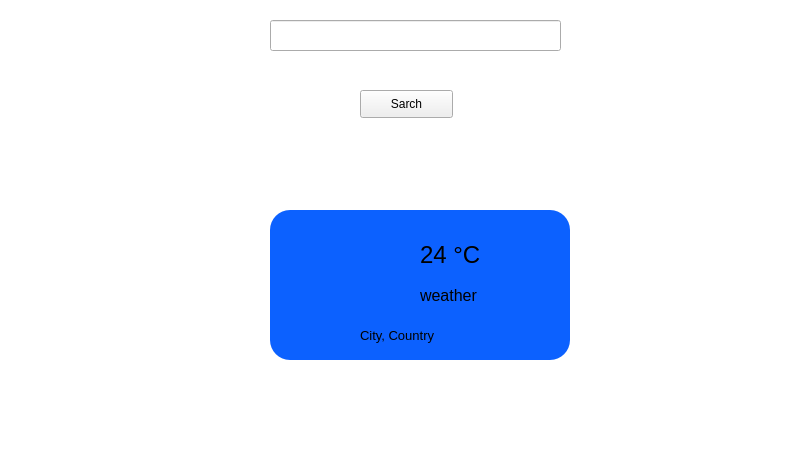
<?xml version="1.0" encoding="UTF-8"?>
<ui version="4.0">
 <class>MainWindow</class>
 <widget class="QMainWindow" name="MainWindow">
  <property name="geometry">
   <rect>
    <x>0</x>
    <y>0</y>
    <width>800</width>
    <height>450</height>
   </rect>
  </property>
  <property name="windowTitle">
   <string>MainWindow</string>
  </property>
  <property name="styleSheet">
   <string notr="true">QWidget#centralwidget{
background-color:#FFF;
}</string>
  </property>
  <widget class="QWidget" name="centralwidget">
   <widget class="QLineEdit" name="search_city">
    <property name="geometry">
     <rect>
      <x>270</x>
      <y>20</y>
      <width>291</width>
      <height>31</height>
     </rect>
    </property>
   </widget>
   <widget class="QPushButton" name="searchButton">
    <property name="geometry">
     <rect>
      <x>360</x>
      <y>90</y>
      <width>93</width>
      <height>28</height>
     </rect>
    </property>
    <property name="text">
     <string>Sarch</string>
    </property>
   </widget>
   <widget class="QWidget" name="weatherWidget" native="true">
    <property name="geometry">
     <rect>
      <x>270</x>
      <y>210</y>
      <width>300</width>
      <height>150</height>
     </rect>
    </property>
    <property name="styleSheet">
     <string notr="true">QWidget#weatherWidget{

background-color: rgb(12, 97, 255);
border-radius:20px;
}</string>
    </property>
    <widget class="QLabel" name="viewIcon">
     <property name="geometry">
      <rect>
       <x>20</x>
       <y>10</y>
       <width>100</width>
       <height>100</height>
      </rect>
     </property>
     <property name="styleSheet">
      <string notr="true">QLabel#viewIcon{

border-radius:20px;

}</string>
     </property>
     <property name="text">
      <string/>
     </property>
     <property name="pixmap">
      <pixmap>weatherIcons2/04n.png</pixmap>
     </property>
     <property name="scaledContents">
      <bool>true</bool>
     </property>
    </widget>
    <widget class="QLabel" name="temperature">
     <property name="geometry">
      <rect>
       <x>150</x>
       <y>20</y>
       <width>80</width>
       <height>50</height>
      </rect>
     </property>
     <property name="font">
      <font>
       <pointsize>18</pointsize>
       <weight>50</weight>
       <bold>false</bold>
      </font>
     </property>
     <property name="text">
      <string>24 °C</string>
     </property>
    </widget>
    <widget class="QLabel" name="weather">
     <property name="geometry">
      <rect>
       <x>150</x>
       <y>70</y>
       <width>100</width>
       <height>30</height>
      </rect>
     </property>
     <property name="font">
      <font>
       <pointsize>12</pointsize>
      </font>
     </property>
     <property name="text">
      <string>weather</string>
     </property>
    </widget>
    <widget class="QLabel" name="city_country">
     <property name="geometry">
      <rect>
       <x>90</x>
       <y>110</y>
       <width>161</width>
       <height>30</height>
      </rect>
     </property>
     <property name="font">
      <font>
       <pointsize>10</pointsize>
      </font>
     </property>
     <property name="text">
      <string>City, Country</string>
     </property>
    </widget>
   </widget>
  </widget>
 </widget>
 <resources/>
 <connections/>
</ui>
